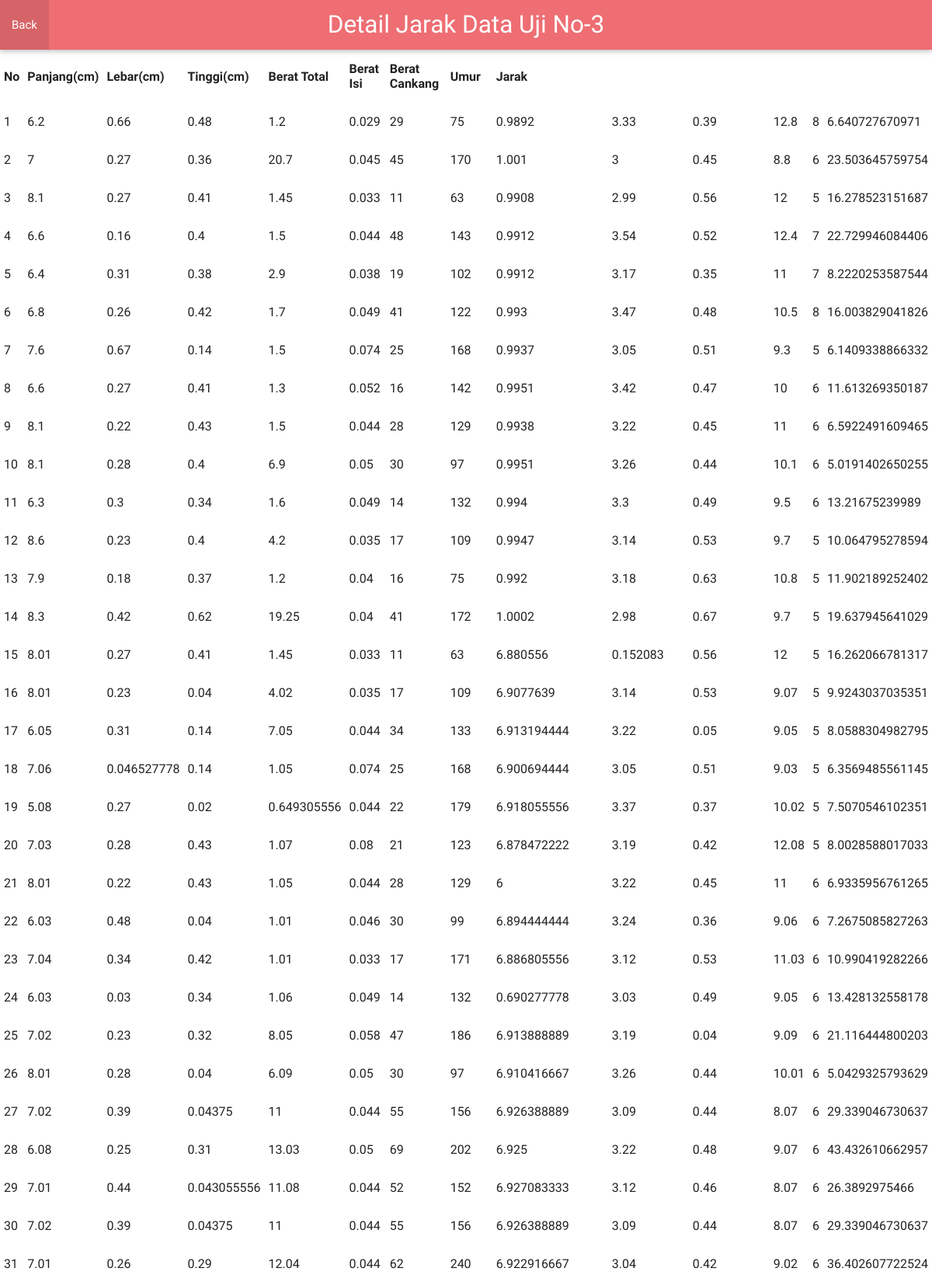
Page /index.php?noData=3&detail=detail (upper part) on the committed database.
### tables this page shows
CREATE TABLE `datatrining` (
  `no` int(11) NOT NULL,
  `1` double NOT NULL,
  `2` double NOT NULL,
  `3` double NOT NULL,
  `4` double NOT NULL,
  `5` double NOT NULL,
  `6` double NOT NULL,
  `7` double NOT NULL,
  `8` double NOT NULL,
  `9` double NOT NULL,
  `10` double NOT NULL,
  `11` double NOT NULL,
  `quality` double NOT NULL
);

### index.php (called while the page is built)
<?php
	include_once("control/c_KNN.php");
	$controller = new c_KNN();
	$controller->invoke();
?>

### model/m_KNN.php (called while the page is built, shortened)
<?php
	class m_KNN {
		public function getDataT(){
			include 'connection.php';
			$data = $mysqli->query('SELECT * FROM datatrining');
			$rows = array();
			while($row = $data->fetch_assoc()) {
				$rows[] = $row;
			}
			return $rows;
		}
		public function getDataU(){
			include 'connection.php';
			$data = $mysqli->query('SELECT * FROM datauji');
			$rows = array();
			while($row = $data->fetch_assoc()) {
				$rows[] = $row;
			}
			return $rows;
		}
		public function arrayJarak($DU){
			$aJarak = array();
			foreach ($this->getDataT() as $DT){
				$jarak = sqrt(	pow($DU['1']-$DT['1'],2) + pow($DU['2']-$DT['2'],2) +
								pow($DU['3']-$DT['3'],2) + pow($DU['4']-$DT['4'],2) +
								pow($DU['5']-$DT['5'],2) + pow($DU['6']-$DT['6'],2)
							);
				$aJarak[] = array($jarak, $DT['quality']);
			}
			return $aJarak;
		}
		public function infoLengkap($noData){
			foreach ($this->getDataU() as $data){
				if ($data['no'] == $noData)
					$baris = $data;
			}
			$arrayJarak = $this->arrayJarak($baris);
			$dataT = $this->getDataT();
			$hasil = array();
			for ($i=0 ; $i<count($dataT) ; $i++ ){
				$temp = array();
				foreach ($dataT[$i] as $data){
					$temp[] = $data;
				}
				$temp[] = $arrayJarak[$i][0];
				$hasil[] = $temp;
			}
			return $hasil;
		}
	}
?>

### view/v_Detail.php (the view, shortened to what this page needs)
<html>
	<head>
	    <link type="text/css" rel="stylesheet" href="view/css/materialize.min.css"  media="screen,projection"/>
	</head>
	<body>
		<nav>
		    <div class="nav-wrapper">
		      <a href="#" class="brand-logo center">Detail Jarak Data Uji No-<?php echo $_GET['noData'];?></a>
		      <ul id="nav-mobile" class="left hide-on-med-and-down">
		      	<li><a href="index.php?back=Back">Back</a></li>
		      </ul>
		    </div>
		</nav>
		<table border="1">
			<th>No</th>
			<th>Panjang(cm)</th>
			<th>Lebar(cm)</th>
			<th>Tinggi(cm)</th>
			<th>Berat Total</th>
			<th>Berat Isi</th>
			<th>Berat Cankang</th>
			<th>Umur</th>
			<th>Jarak</th>
		<?php
			foreach($infoLengkap as $data){
				echo '<tr>';
				foreach ($data as $nilai){
					echo '<td>'.$nilai.'</td>';
				}
				echo '</tr>';
			}
			echo "</table>";
		?>
	</body>
</html>

### rows in the picture
datatrining: no "1", 1 "6.2", 2 "0.66", 3 "0.48", 4 "1.2", 5 "0.029", 6 "29", 7 "75", 8 "0.9892", 9 "3.33", 10 "0.39", 11 "12.8", quality "8", nilai "6.640727670971"
datatrining: no "2", 1 "7", 2 "0.27", 3 "0.36", 4 "20.7", 5 "0.045", 6 "45", 7 "170", 8 "1.001", 9 "3", 10 "0.45", 11 "8.8", quality "6", nilai "23.503645759754"
datatrining: no "3", 1 "8.1", 2 "0.27", 3 "0.41", 4 "1.45", 5 "0.033", 6 "11", 7 "63", 8 "0.9908", 9 "2.99", 10 "0.56", 11 "12", quality "5", nilai "16.278523151687"
datatrining: no "4", 1 "6.6", 2 "0.16", 3 "0.4", 4 "1.5", 5 "0.044", 6 "48", 7 "143", 8 "0.9912", 9 "3.54", 10 "0.52", 11 "12.4", quality "7", nilai "22.729946084406"
datatrining: no "5", 1 "6.4", 2 "0.31", 3 "0.38", 4 "2.9", 5 "0.038", 6 "19", 7 "102", 8 "0.9912", 9 "3.17", 10 "0.35", 11 "11", quality "7", nilai "8.2220253587544"
datatrining: no "6", 1 "6.8", 2 "0.26", 3 "0.42", 4 "1.7", 5 "0.049", 6 "41", 7 "122", 8 "0.993", 9 "3.47", 10 "0.48", 11 "10.5", quality "8", nilai "16.003829041826"
datatrining: no "7", 1 "7.6", 2 "0.67", 3 "0.14", 4 "1.5", 5 "0.074", 6 "25", 7 "168", 8 "0.9937", 9 "3.05", 10 "0.51", 11 "9.3", quality "5", nilai "6.1409338866332"
datatrining: no "8", 1 "6.6", 2 "0.27", 3 "0.41", 4 "1.3", 5 "0.052", 6 "16", 7 "142", 8 "0.9951", 9 "3.42", 10 "0.47", 11 "10", quality "6", nilai "11.613269350187"
datatrining: no "9", 1 "8.1", 2 "0.22", 3 "0.43", 4 "1.5", 5 "0.044", 6 "28", 7 "129", 8 "0.9938", 9 "3.22", 10 "0.45", 11 "11", quality "6", nilai "6.5922491609465"
datatrining: no "10", 1 "8.1", 2 "0.28", 3 "0.4", 4 "6.9", 5 "0.05", 6 "30", 7 "97", 8 "0.9951", 9 "3.26", 10 "0.44", 11 "10.1", quality "6", nilai "5.0191402650255"
datatrining: no "11", 1 "6.3", 2 "0.3", 3 "0.34", 4 "1.6", 5 "0.049", 6 "14", 7 "132", 8 "0.994", 9 "3.3", 10 "0.49", 11 "9.5", quality "6", nilai "13.21675239989"
datatrining: no "12", 1 "8.6", 2 "0.23", 3 "0.4", 4 "4.2", 5 "0.035", 6 "17", 7 "109", 8 "0.9947", 9 "3.14", 10 "0.53", 11 "9.7", quality "5", nilai "10.064795278594"
datatrining: no "13", 1 "7.9", 2 "0.18", 3 "0.37", 4 "1.2", 5 "0.04", 6 "16", 7 "75", 8 "0.992", 9 "3.18", 10 "0.63", 11 "10.8", quality "5", nilai "11.902189252402"
datatrining: no "14", 1 "8.3", 2 "0.42", 3 "0.62", 4 "19.25", 5 "0.04", 6 "41", 7 "172", 8 "1.0002", 9 "2.98", 10 "0.67", 11 "9.7", quality "5", nilai "19.637945641029"
datatrining: no "15", 1 "8.01", 2 "0.27", 3 "0.41", 4 "1.45", 5 "0.033", 6 "11", 7 "63", 8 "6.880556", 9 "0.152083", 10 "0.56", 11 "12", quality "5", nilai "16.262066781317"
datatrining: no "16", 1 "8.01", 2 "0.23", 3 "0.04", 4 "4.02", 5 "0.035", 6 "17", 7 "109", 8 "6.9077639", 9 "3.14", 10 "0.53", 11 "9.07", quality "5", nilai "9.9243037035351"
datatrining: no "17", 1 "6.05", 2 "0.31", 3 "0.14", 4 "7.05", 5 "0.044", 6 "34", 7 "133", 8 "6.913194444", 9 "3.22", 10 "0.05", 11 "9.05", quality "5", nilai "8.0588304982795"
datatrining: no "18", 1 "7.06", 2 "0.046527778", 3 "0.14", 4 "1.05", 5 "0.074", 6 "25", 7 "168", 8 "6.900694444", 9 "3.05", 10 "0.51", 11 "9.03", quality "5", nilai "6.3569485561145"
datatrining: no "19", 1 "5.08", 2 "0.27", 3 "0.02", 4 "0.649305556", 5 "0.044", 6 "22", 7 "179", 8 "6.918055556", 9 "3.37", 10 "0.37", 11 "10.02", quality "5", nilai "7.5070546102351"
datatrining: no "20", 1 "7.03", 2 "0.28", 3 "0.43", 4 "1.07", 5 "0.08", 6 "21", 7 "123", 8 "6.878472222", 9 "3.19", 10 "0.42", 11 "12.08", quality "5", nilai "8.0028588017033"
datatrining: no "21", 1 "8.01", 2 "0.22", 3 "0.43", 4 "1.05", 5 "0.044", 6 "28", 7 "129", nilai "6", 9 "3.22", 10 "0.45", 11 "11", nilai "6.9335956761265"
datatrining: no "22", 1 "6.03", 2 "0.48", 3 "0.04", 4 "1.01", 5 "0.046", 6 "30", 7 "99", 8 "6.894444444", 9 "3.24", 10 "0.36", 11 "9.06", quality "6", nilai "7.2675085827263"
datatrining: no "23", 1 "7.04", 2 "0.34", 3 "0.42", 4 "1.01", 5 "0.033", 6 "17", 7 "171", 8 "6.886805556", 9 "3.12", 10 "0.53", 11 "11.03", quality "6", nilai "10.990419282266"
datatrining: no "24", 1 "6.03", 2 "0.03", 3 "0.34", 4 "1.06", 5 "0.049", 6 "14", 7 "132", 8 "0.690277778", 9 "3.03", 10 "0.49", 11 "9.05", quality "6", nilai "13.428132558178"
datatrining: no "25", 1 "7.02", 2 "0.23", 3 "0.32", 4 "8.05", 5 "0.058", 6 "47", 7 "186", 8 "6.913888889", 9 "3.19", 10 "0.04", 11 "9.09", quality "6", nilai "21.116444800203"
datatrining: no "26", 1 "8.01", 2 "0.28", 3 "0.04", 4 "6.09", 5 "0.05", 6 "30", 7 "97", 8 "6.910416667", 9 "3.26", 10 "0.44", 11 "10.01", quality "6", nilai "5.0429325793629"
datatrining: no "27", 1 "7.02", 2 "0.39", 3 "0.04375", 4 "11", 5 "0.044", 6 "55", 7 "156", 8 "6.926388889", 9 "3.09", 10 "0.44", 11 "8.07", quality "6", nilai "29.339046730637"
datatrining: no "28", 1 "6.08", 2 "0.25", 3 "0.31", 4 "13.03", 5 "0.05", 6 "69", 7 "202", 8 "6.925", 9 "3.22", 10 "0.48", 11 "9.07", quality "6", nilai "43.432610662957"
datatrining: no "29", 1 "7.01", 2 "0.44", 3 "0.043055556", 4 "11.08", 5 "0.044", 6 "52", 7 "152", 8 "6.927083333", 9 "3.12", 10 "0.46", 11 "8.07", quality "6", nilai "26.3892975466"
datatrining: no "30", 1 "7.02", 2 "0.39", 3 "0.04375", 4 "11", 5 "0.044", 6 "55", 7 "156", 8 "6.926388889", 9 "3.09", 10 "0.44", 11 "8.07", quality "6", nilai "29.339046730637"
datatrining: no "31", 1 "7.01", 2 "0.26", 3 "0.29", 4 "12.04", 5 "0.044", 6 "62", 7 "240", 8 "6.922916667", 9 "3.04", 10 "0.42", 11 "9.02", quality "6", nilai "36.402607722524"

### other values in the picture
$_GET['noData'] "3"
